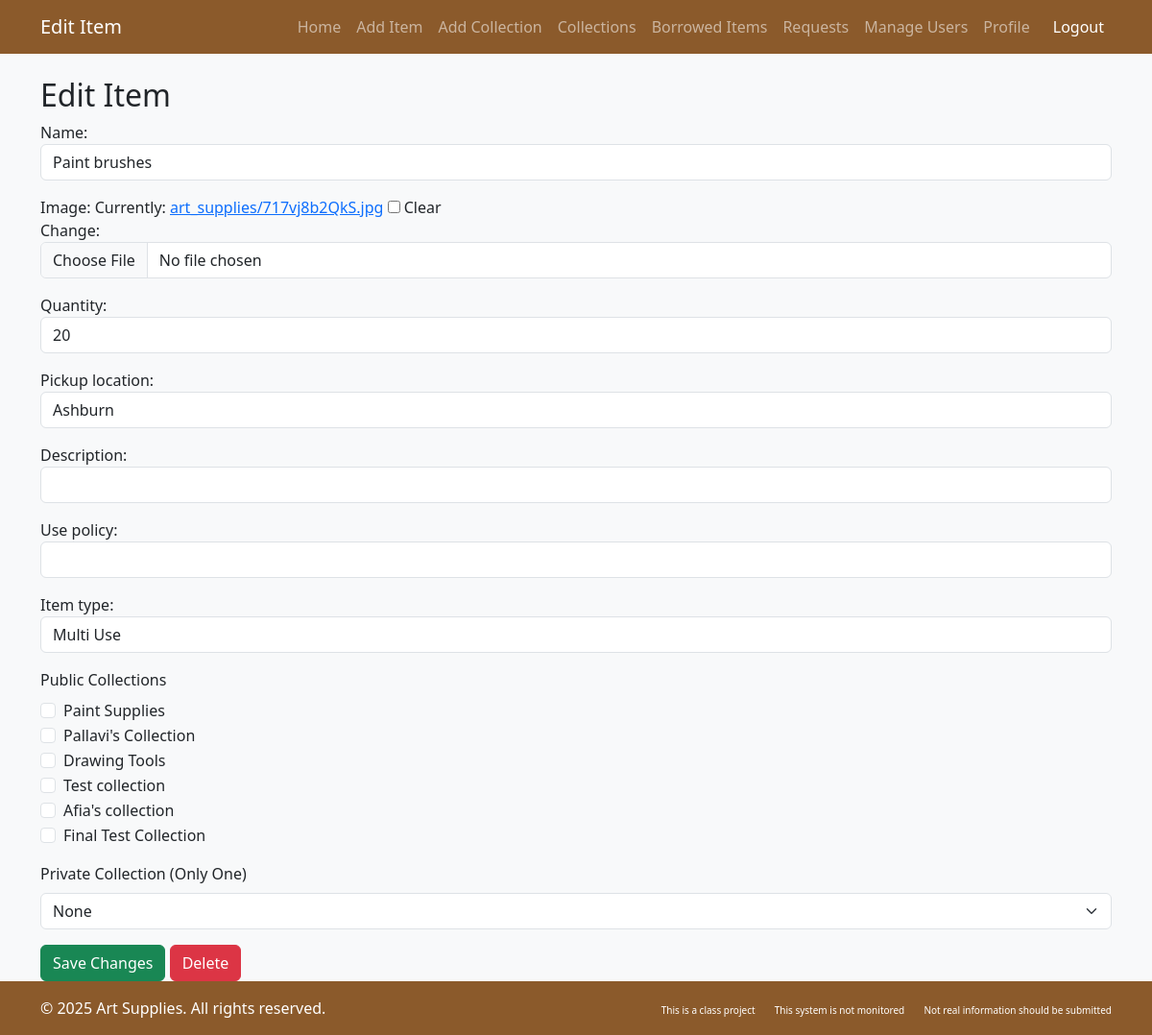
Screenshot of /1/edit_item/ (signed in) with the database file from the repository.
### artlibrary/models.py (models this page shows, shortened)
class ArtSupply(models.Model):
    STATUS = [
        ('available', 'Available'),
        ('checked_out', 'Checked Out'),
    ]
    USE_TYPE=[
        ('single','Single Use'),
        ('multi','Multi Use'),
    ]
    name = models.CharField(max_length=255)
    image = models.ImageField(
        storage=S3Boto3Storage(),  # Ensures upload to S3
        upload_to='art_supplies/',  # S3 bucket folder
        null=True,
        blank=True
    )
    quantity = models.PositiveIntegerField()
    status = models.CharField(max_length=20, choices=STATUS, default='available')
    pickup_location = models.CharField(max_length=255)
    use_policy=models.TextField(null=True,blank=True)
    item_type=models.CharField(max_length=7,choices=USE_TYPE,default='multi')
    description = models.TextField(null=True, blank=True)
    added_by = models.ForeignKey(CustomUser, on_delete=models.CASCADE, related_name='added_items')
    borrowed_by = models.ForeignKey(CustomUser, on_delete=models.CASCADE, related_name='borrowed_items',null=True)
    borrow_history= models.ManyToManyField(CustomUser,blank=True, related_name='items_previously_borrowed')

class Collection(models.Model):
    title = models.CharField(max_length=255)
    description = models.TextField(blank=True, null=True)
    num_items = models.PositiveIntegerField(default=0)
    is_public = models.BooleanField(default=True)
    users = models.ManyToManyField(CustomUser, blank=True, related_name='collections')
    added_by = models.ForeignKey(CustomUser, on_delete=models.CASCADE, related_name='created_collections', default=2)
    art_supplies = models.ManyToManyField('ArtSupply', blank=True, related_name='collections_in')

### artlibrary/views.py (the view)
# urls.py: path('<int:id>/edit_item/', views.edit_item, name='edit_item'),
@login_required
def edit_item(request, id):
    item = get_object_or_404(ArtSupply, id=id)
    all_collections = Collection.objects.all()
    private_collection=Collection.objects.filter(is_public=False,art_supplies=item)
    in_private=private_collection.exists()
    if request.method == "POST":
        form = AddArtSupplyForm(request.POST, instance=item)
        if form.is_valid():
            item = form.save(commit=False)
            for collection in Collection.objects.filter(art_supplies=item):
                collection.art_supplies.remove(item)
            selected_public_collections = Collection.objects.filter(id__in=request.POST.getlist("public_collections"))
            collection_id = request.POST.get("private_collection")
            if collection_id:
                selected_private_collection = Collection.objects.filter(id=request.POST.get("private_collection")).first()
                selected_private_collection.art_supplies.add(item)
            else:
                selected_private_collection = None
                for collection in selected_public_collections:
                        collection.art_supplies.add(item)
            item.save()
            return redirect("dashboard")
    else:
        form = AddArtSupplyForm(instance=item)
    return render(request, "artlibrary/edit_item.html", {
        "edit_item_form": form,
        "item": item,
        "collections": all_collections,
        "in_private":in_private,
    })

### artlibrary/forms.py
class AddArtSupplyForm(forms.ModelForm):
    class Meta:
        model = ArtSupply
        fields = ['name', 'image', 'quantity', 'pickup_location','description','use_policy','item_type']
        widgets = {
            'name': forms.TextInput(attrs={'class': 'form-control'}),
            'quantity': forms.NumberInput(attrs={'class': 'form-control'}),
            'pickup_location': forms.TextInput(attrs={'class': 'form-control'}),
            'image': forms.ClearableFileInput(attrs={'class': 'form-control'}),
            'description': forms.TextInput(attrs={'class': 'form-control'}),
            'use_policy':forms.TextInput(attrs={'class':'form-control'}),
            'item_type':forms.Select(attrs={'class':'form-control'}),
        }

### artlibrary/templates/artlibrary/edit_item.html (shortened to what this page needs)
{% load django_bootstrap5 %}
<!DOCTYPE html>
<html lang="en">
<head>
    {% bootstrap_css %}
</head>
<body class="bg-light">
    <nav class="navbar navbar-expand-lg navbar-dark bg-brown">
        <div class="container">
            <a class="navbar-brand" href="#">Edit Item</a>
            <div class="collapse navbar-collapse" id="navbarNav">
                <ul class="navbar-nav ms-auto">
                    <li class="nav-item"><a class="nav-link" href="{% url 'dashboard' %}">Home</a></li>
                    {% if request.user.user_role == "librarian" %}
                    <li class="nav-item"><a class="nav-link" href="{% url 'add_item' %}">Add Item</a></li>
                    {% endif %}
                    {% if request.user.user_role != "anonymous_user" %}
                    <li class="nav-item"><a class="nav-link" href="{% url 'add_collection' %}">Add Collection</a></li>
                    {% endif %}
                    <li class="nav-item"><a class="nav-link" href="{% url 'collections' %}">Collections</a></li>
                    <li class="nav-item"><a class="nav-link" href="{% url 'borrowed_items' %}">Borrowed Items</a></li>
                    {% if request.user.user_role == "librarian" %}
                    <li class="nav-item"><a class="nav-link" href="{% url 'view_requests' user.id %}">Requests</a></li>
                    <li class="nav-item"><a class="nav-link" href="{% url 'manage_users' %}">Manage Users</a></li>
                    {% endif %}
                    {% if request.user.user_role != "anonymous_user" %}
                    <li class="nav-item"><a class="nav-link" href="{% url 'profile' %}">Profile</a></li>
                    {% endif %}
                    <li class="nav-item">
                        <a class="nav-link btn btn-danger btn-sm text-white ms-2" href="{% url 'logout' %}">Logout</a>
                    </li>
                </ul>
            </div>
        </div>
    </nav>
    <div class="container mt-4">
        <h2>Edit Item</h2>
        <form method="POST" enctype="multipart/form-data">
            {{ edit_item_form.as_p }}
            <div class="mb-3" id="public_collections_section">
                <label class="form-label">Public Collections</label>
                <div>
                    {% for collection in collections %}
                        {% if collection.is_public %}
                            <div class="form-check">
                                <input class="form-check-input" type="checkbox" name="public_collections" value="{{ collection.id }}" id="public_{{ collection.id }}"
                                    {% if item in collection.art_supplies.all %}checked{% endif %}>
                                <label class="form-check-label" for="public_{{ collection.id }}">
                                    {{ collection.title }}
                                </label>
                            </div>
                        {% endif %}
                    {% endfor %}
                </div>
            </div>
            <div class="mb-3">
                <label for="private_collection" class="form-label">Private Collection (Only One)</label>
                <select id="private_collection" name="private_collection" class="form-select">
                    <option value="">None</option>
                </select>
            </div>
            <button type="submit" name="edit_item" class="btn btn-success">Save Changes</button>
            {% if item.id %}
            <a href="{% url 'delete_item' item.id %}" class="btn btn-danger">Delete</a>
            {% endif %}
        </form>
    </div>
</body>
<footer class="py-3 bg-dark text-white mt-auto bg-brown">
    <div class="container">
        <div class="row">
            <div class="col-md-6">
                <p class="mb-0">&copy; 2025 Art Supplies. All rights reserved.</p>
            </div>
            <div class="col-md-6 text-md-end">
                <a href="#" class="text-white text-decoration-none me-3" style="font-size: 10px;">This is a class project</a>
                <a href="#" class="text-white text-decoration-none me-3" style="font-size: 10px;">This system is not monitored</a>
                <a href="#" class="text-white text-decoration-none" style="font-size: 10px;">Not real information should be submitted</a>
            </div>
        </div>
    </div>
</footer>
</body>
</html>

### artlibrary/templates/artlibrary/edit_item.html (style rules this page uses)
:root { --bs-primary: #8B5A2B; --bs-primary-rgb: 139, 90, 43; --bs-secondary: #A67C52; --bs-secondary-rgb: 166, 124, 82; --bs-dark: #5D4037; }
body { min-height: 100vh; display: flex; flex-direction: column; }
.bg-brown { background-color: #8B5A2B !important; }

### rows the page displays
ArtSupply: name "Paint brushes", quantity "20", pickup_location "Ashburn", item_type "Multi Use"
Collection: title "Paint Supplies"
Collection: title "Pallavi's Collection"
Collection: title "Drawing Tools"
Collection: title "Test collection"
Collection: title "Afia's collection"
Collection: title "Final Test Collection"
